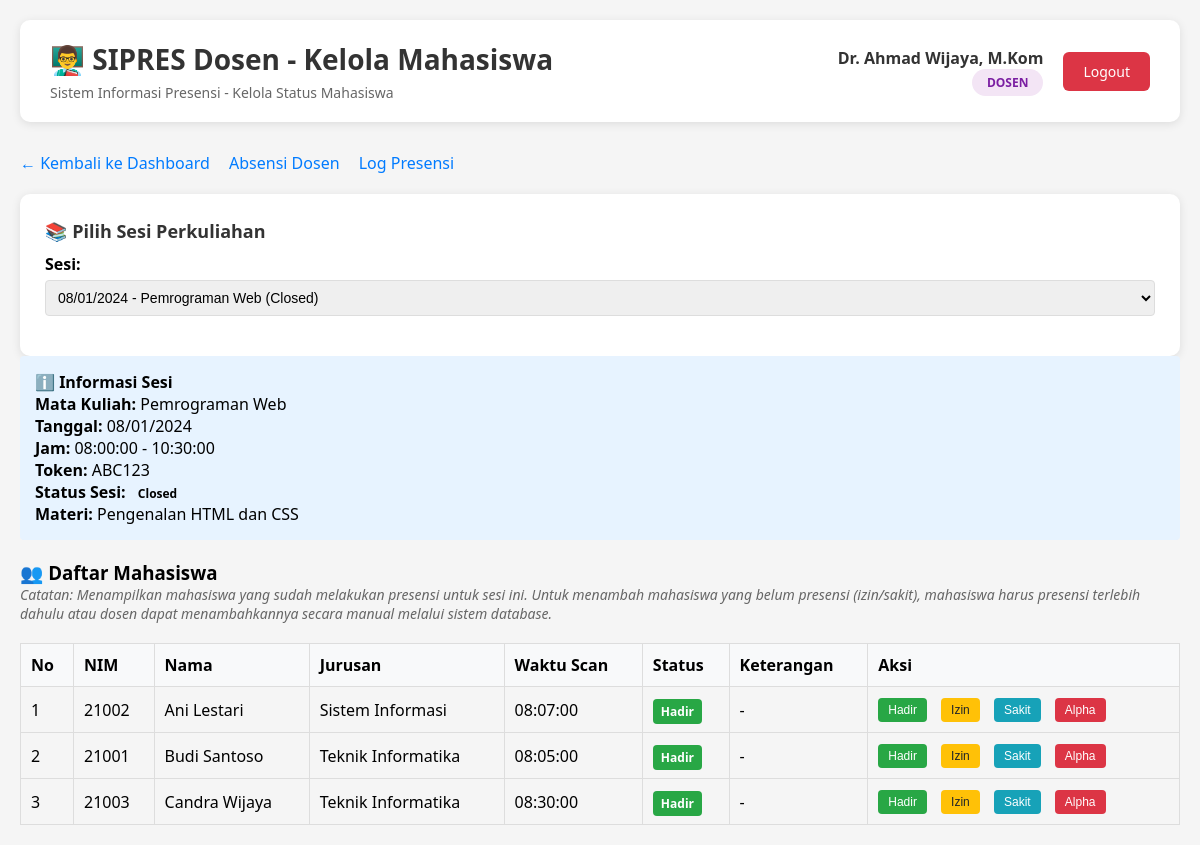
The page /modules/dosen/kelola_mahasiswa.php?id_jurnal=1 (signed in) on the database its author committed.
### tables this page shows
CREATE TABLE matakuliah (
    id_mk INT AUTO_INCREMENT PRIMARY KEY,
    kode_mk VARCHAR(20) NOT NULL UNIQUE,
    nama_mk VARCHAR(100) NOT NULL,
    sks INT NOT NULL,
    semester INT NOT NULL,
    created_at TIMESTAMP DEFAULT CURRENT_TIMESTAMP,
    INDEX idx_kode_mk (kode_mk),
    INDEX idx_semester (semester)
);

CREATE TABLE jurnal_perkuliahan (
    id_jurnal INT AUTO_INCREMENT PRIMARY KEY,
    id_jadwal INT NOT NULL,
    tanggal DATE NOT NULL,
    jam_masuk TIME NOT NULL,
    jam_keluar TIME NULL,
    materi_kuliah TEXT,
    token_presensi VARCHAR(6) NOT NULL COMMENT 'Token unik 6 karakter untuk mahasiswa',
    status_sesi ENUM('Open', 'Closed') DEFAULT 'Open',
    created_at TIMESTAMP DEFAULT CURRENT_TIMESTAMP,
    updated_at TIMESTAMP DEFAULT CURRENT_TIMESTAMP ON UPDATE CURRENT_TIMESTAMP,
    FOREIGN KEY (id_jadwal) REFERENCES jadwal_kuliah(id_jadwal) ON DELETE RESTRICT,
    INDEX idx_tanggal (tanggal),
    INDEX idx_token (token_presensi),
    INDEX idx_status (status_sesi),
    INDEX idx_jadwal (id_jadwal)
);

CREATE TABLE presensi_mahasiswa (
    id_presensi INT AUTO_INCREMENT PRIMARY KEY,
    id_jurnal INT NOT NULL,
    id_mahasiswa INT NOT NULL,
    waktu_scan TIMESTAMP DEFAULT CURRENT_TIMESTAMP,
    status ENUM('Hadir', 'Izin', 'Sakit', 'Alpha') DEFAULT 'Hadir',
    keterangan TEXT NULL,
    created_at TIMESTAMP DEFAULT CURRENT_TIMESTAMP,
    FOREIGN KEY (id_jurnal) REFERENCES jurnal_perkuliahan(id_jurnal) ON DELETE CASCADE,
    FOREIGN KEY (id_mahasiswa) REFERENCES mahasiswa(id_mahasiswa) ON DELETE RESTRICT,
    UNIQUE KEY unique_presensi (id_jurnal, id_mahasiswa) COMMENT 'Satu mahasiswa hanya bisa presensi sekali per sesi',
    INDEX idx_mahasiswa (id_mahasiswa),
    INDEX idx_jurnal (id_jurnal),
    INDEX idx_status (status)
);

CREATE TABLE mahasiswa (
    id_mahasiswa INT AUTO_INCREMENT PRIMARY KEY,
    nim VARCHAR(20) NOT NULL UNIQUE,
    nama_lengkap VARCHAR(100) NOT NULL,
    jurusan VARCHAR(100) NOT NULL,
    angkatan VARCHAR(4) NOT NULL,
    email VARCHAR(100),
    no_telp VARCHAR(15),
    user_id INT NOT NULL,
    created_at TIMESTAMP DEFAULT CURRENT_TIMESTAMP,
    FOREIGN KEY (user_id) REFERENCES users(id_user) ON DELETE CASCADE,
    UNIQUE KEY unique_user (user_id),
    INDEX idx_nim (nim),
    INDEX idx_jurusan (jurusan),
    INDEX idx_angkatan (angkatan)
);

### includes/dosen_functions.php (called while the page is built, shortened)
<?php
function getDosenId($user_id) {
    try {
        $conn = getDBConnection();
        $stmt = $conn->prepare("SELECT id_dosen FROM dosen WHERE user_id = ?");
        $stmt->bind_param("i", $user_id);
        $stmt->execute();
        $result = $stmt->get_result();
        if ($row = $result->fetch_assoc()) {
            return $row['id_dosen'];
        }
        return null;
    } catch (Exception $e) {
        error_log("Error getting dosen ID: " . $e->getMessage());
        return null;
    }
}
function getJurnalByDosen($id_dosen, $limit = 10) {
    try {
        $conn = getDBConnection();
        $query = "SELECT jp.*, jk.hari, jk.ruangan, mk.kode_mk, mk.nama_mk,
                         COUNT(pm.id_presensi) as jumlah_hadir
                  FROM jurnal_perkuliahan jp
                  JOIN jadwal_kuliah jk ON jp.id_jadwal = jk.id_jadwal
                  JOIN matakuliah mk ON jk.id_mk = mk.id_mk
                  LEFT JOIN presensi_mahasiswa pm ON jp.id_jurnal = pm.id_jurnal AND pm.status = 'Hadir'
                  WHERE jk.id_dosen = ?
                  GROUP BY jp.id_jurnal
                  ORDER BY jp.tanggal DESC, jp.jam_masuk DESC
                  LIMIT ?";
        $stmt = $conn->prepare($query);
        $stmt->bind_param("ii", $id_dosen, $limit);
        $stmt->execute();
        $result = $stmt->get_result();
        $jurnal = [];
        while ($row = $result->fetch_assoc()) {
            $jurnal[] = $row;
        }
        return $jurnal;
    } catch (Exception $e) {
        error_log("Error getting jurnal: " . $e->getMessage());
        return [];
    }
}
function getMahasiswaByJurnal($id_jurnal) {
    try {
        $conn = getDBConnection();
        $query = "SELECT m.id_mahasiswa, m.nim, m.nama_lengkap, m.jurusan,
                         pm.id_presensi, pm.waktu_scan, pm.status, pm.keterangan
                  FROM presensi_mahasiswa pm
                  JOIN mahasiswa m ON pm.id_mahasiswa = m.id_mahasiswa
                  WHERE pm.id_jurnal = ?
                  ORDER BY m.nama_lengkap";
        $stmt = $conn->prepare($query);
        $stmt->bind_param("i", $id_jurnal);
        $stmt->execute();
        $result = $stmt->get_result();
        $mahasiswa = [];
        while ($row = $result->fetch_assoc()) {
            $mahasiswa[] = $row;
        }
        return $mahasiswa;
    } catch (Exception $e) {
        error_log("Error getting mahasiswa: " . $e->getMessage());
        return [];
    }
}
?>

### modules/dosen/kelola_mahasiswa.php (the view, shortened to what this page needs)
<?php
require_once __DIR__ . '/../../includes/dosen_functions.php';
$nama = $_SESSION['nama'] ?? 'Dosen';
$user_id = $_SESSION['user_id'] ?? 0;
$id_dosen = getDosenId($user_id);
$selected_jurnal = null;
$mahasiswa_list = [];
if (isset($_GET['id_jurnal']) || isset($_POST['id_jurnal'])) {
    $id_jurnal = isset($_GET['id_jurnal']) ? intval($_GET['id_jurnal']) : intval($_POST['id_jurnal']);
    $mahasiswa_list = getMahasiswaByJurnal($id_jurnal);
    $jurnal_details = getJurnalByDosen($id_dosen, 100);
    foreach ($jurnal_details as $j) {
        if ($j['id_jurnal'] == $id_jurnal) {
            $selected_jurnal = $j;
            break;
        }
    }
}
$jurnal_list = getJurnalByDosen($id_dosen, 50);
?>
<!DOCTYPE html>
<html lang="id">
<head>
    <link rel="stylesheet" href="/assets/css/dashboard.css">
</head>
<body>
    <div class="dashboard-container">
        <div class="header">
            <div class="header-left">
                <h1>👨‍🏫 SIPRES Dosen - Kelola Mahasiswa</h1>
                <p>Sistem Informasi Presensi - Kelola Status Mahasiswa</p>
            </div>
            <div class="header-right">
                <div class="user-info">
                    <div class="user-name"><?php echo htmlspecialchars($nama); ?></div>
                    <div class="user-role">
                        <span class="role-badge dosen">Dosen</span>
                    </div>
                </div>
                <a href="/auth/logout.php" class="btn-logout">Logout</a>
            </div>
        </div>
        <div class="nav-links">
            <a href="dashboard.php">← Kembali ke Dashboard</a>
            <a href="absensi.php">Absensi Dosen</a>
            <a href="log_presensi.php">Log Presensi</a>
        </div>
        <div class="info-card">
            <h3>📚 Pilih Sesi Perkuliahan</h3>
            <form method="GET">
                <div class="form-group">
                    <label for="id_jurnal">Sesi:</label>
                    <select name="id_jurnal" id="id_jurnal" onchange="this.form.submit()" required>
                        <?php foreach ($jurnal_list as $jurnal): ?>
                            <option value="<?php echo $jurnal['id_jurnal']; ?>" <?php echo (isset($_GET['id_jurnal']) && $_GET['id_jurnal'] == $jurnal['id_jurnal']) ? 'selected' : ''; ?>>
                                <?php echo date('d/m/Y', strtotime($jurnal['tanggal'])) . ' - ' . htmlspecialchars($jurnal['nama_mk']) . ' (' . $jurnal['status_sesi'] . ')'; ?>
                            </option>
                        <?php endforeach; ?>
                    </select>
                </div>
            </form>
        </div>
        <?php if ($selected_jurnal): ?>
            <div class="session-info">
                <h4>ℹ️ Informasi Sesi</h4>
                <p><strong>Mata Kuliah:</strong> <?php echo htmlspecialchars($selected_jurnal['nama_mk']); ?></p>
                <p><strong>Tanggal:</strong> <?php echo date('d/m/Y', strtotime($selected_jurnal['tanggal'])); ?></p>
                <p><strong>Jam:</strong> <?php echo $selected_jurnal['jam_masuk']; ?> - <?php echo $selected_jurnal['jam_keluar'] ?? 'Sedang Berlangsung'; ?></p>
                <p><strong>Token:</strong> <?php echo htmlspecialchars($selected_jurnal['token_presensi']); ?></p>
                <p><strong>Status Sesi:</strong>
                    <span class="status-badge <?php echo strtolower($selected_jurnal['status_sesi']); ?>">
                        <?php echo $selected_jurnal['status_sesi']; ?>
                    </span>
                </p>
                <p><strong>Materi:</strong> <?php echo htmlspecialchars($selected_jurnal['materi_kuliah']); ?></p>
            </div>
            <h3>👥 Daftar Mahasiswa</h3>
            <p style="color: #666; font-size: 14px; margin-bottom: 10px;">
                <em>Catatan: Menampilkan mahasiswa yang sudah melakukan presensi untuk sesi ini.
                Untuk menambah mahasiswa yang belum presensi (izin/sakit), mahasiswa harus presensi terlebih dahulu atau
                dosen dapat menambahkannya secara manual melalui sistem database.</em>
            </p>
            <table class="mahasiswa-table">
                <thead>
                    <tr>
                        <th>No</th>
                        <th>NIM</th>
                        <th>Nama</th>
                        <th>Jurusan</th>
                        <th>Waktu Scan</th>
                        <th>Status</th>
                        <th>Keterangan</th>
                        <th>Aksi</th>
                    </tr>
                </thead>
                <tbody>
                    <?php
                    $no = 1;
                    foreach ($mahasiswa_list as $mhs):
                        $current_status = $mhs['status'] ?? 'Belum Absen';
                    ?>
                        <tr>
                            <td><?php echo $no++; ?></td>
                            <td><?php echo htmlspecialchars($mhs['nim']); ?></td>
                            <td><?php echo htmlspecialchars($mhs['nama_lengkap']); ?></td>
                            <td><?php echo htmlspecialchars($mhs['jurusan']); ?></td>
                            <td><?php echo $mhs['waktu_scan'] ? date('H:i:s', strtotime($mhs['waktu_scan'])) : '-'; ?></td>
                            <td>
                                <?php
                                $status_class = 'belum';
                                switch ($current_status) {
                                    case 'Hadir':
                                        $status_class = 'hadir';
                                        break;
                                }
                                ?>
                                <span class="status-badge <?php echo $status_class; ?>">
                                    <?php echo $current_status; ?>
                                </span>
                            </td>
                            <td><?php echo htmlspecialchars($mhs['keterangan'] ?? '-'); ?></td>
                            <td>
                                <button class="btn btn-success btn-small" onclick="showStatusModal(<?php echo $mhs['id_mahasiswa']; ?>, '<?php echo htmlspecialchars($mhs['nama_lengkap']); ?>', 'Hadir')">Hadir</button>
                                <button class="btn btn-warning btn-small" onclick="showStatusModal(<?php echo $mhs['id_mahasiswa']; ?>, '<?php echo htmlspecialchars($mhs['nama_lengkap']); ?>', 'Izin')">Izin</button>
                                <button class="btn btn-info btn-small" onclick="showStatusModal(<?php echo $mhs['id_mahasiswa']; ?>, '<?php echo htmlspecialchars($mhs['nama_lengkap']); ?>', 'Sakit')">Sakit</button>
                                <button class="btn btn-danger btn-small" onclick="showStatusModal(<?php echo $mhs['id_mahasiswa']; ?>, '<?php echo htmlspecialchars($mhs['nama_lengkap']); ?>', 'Alpha')">Alpha</button>
                            </td>
                        </tr>
                    <?php endforeach; ?>
                </tbody>
            </table>
        <?php endif; ?>
    </div>
</body>
</html>

### assets/css/dashboard.css (style rules this page uses)
* { margin: 0; padding: 0; box-sizing: border-box; }
body { font-family: 'Segoe UI', Tahoma, Geneva, Verdana, sans-serif; background: #f5f5f5; min-height: 100vh; }
.dashboard-container { max-width: 1200px; margin: 0 auto; padding: 20px; }
.header { background: white; padding: 20px 30px; border-radius: 10px; box-shadow: 0 2px 10px rgba(0, 0, 0, 0.1); margin-bottom: 30px; display: flex; justify-content: space-between; align-items: center; }
.header-left h1 { color: #333; font-size: 28px; margin-bottom: 5px; }
.header-left p { color: #666; font-size: 14px; }
.header-right { display: flex; align-items: center; gap: 20px; }
.user-info { text-align: right; }
.user-info .user-name { font-weight: 600; color: #333; font-size: 16px; }
.user-info .user-role { color: #666; font-size: 14px; text-transform: capitalize; }
.role-badge { display: inline-block; padding: 5px 15px; border-radius: 20px; font-size: 12px; font-weight: 600; text-transform: uppercase; }
.role-badge.dosen { background: #f3e5f5; color: #7b1fa2; }
.btn-logout { padding: 10px 20px; background: #dc3545; color: white; border: none; border-radius: 6px; font-size: 14px; cursor: pointer; text-decoration: none; display: inline-block; transition: background 0.3s ease; }
.info-card { background: white; padding: 25px; border-radius: 10px; box-shadow: 0 2px 10px rgba(0, 0, 0, 0.1); transition: transform 0.3s ease, box-shadow 0.3s ease; cursor: pointer; }
.info-card h3 { color: #333; font-size: 18px; margin-bottom: 10px; }

### modules/dosen/kelola_mahasiswa.php (style rules this page uses)
.form-group { margin-bottom: 15px; }
.form-group label { display: block; margin-bottom: 5px; font-weight: bold; }
.form-group input, .form-group select, .form-group textarea { width: 100%; padding: 8px; border: 1px solid #ddd; border-radius: 4px; font-size: 14px; }
.btn { padding: 10px 20px; border: none; border-radius: 4px; cursor: pointer; font-size: 14px; margin-right: 10px; }
.btn-success { background-color: #28a745; color: white; }
.btn-warning { background-color: #ffc107; color: #212529; }
.btn-danger { background-color: #dc3545; color: white; }
.btn-info { background-color: #17a2b8; color: white; }
.btn-small { padding: 5px 10px; font-size: 12px; }
.mahasiswa-table { width: 100%; border-collapse: collapse; margin-top: 20px; }
.mahasiswa-table th, .mahasiswa-table td { padding: 10px; border: 1px solid #ddd; text-align: left; }
.mahasiswa-table th { background-color: #f8f9fa; font-weight: bold; }
.status-badge { padding: 4px 8px; border-radius: 4px; font-size: 12px; font-weight: bold; }
.status-badge.hadir { background-color: #28a745; color: white; }
.nav-links { margin-bottom: 20px; }
.nav-links a { margin-right: 15px; text-decoration: none; color: #007bff; }
.session-info { background-color: #e7f3ff; padding: 15px; border-radius: 4px; margin-bottom: 20px; }
.session-info h4 { margin-top: 0; }

### rows shown on the page
matakuliah: nama_mk "Pemrograman Web"
jurnal_perkuliahan: tanggal "08/01/2024", jam_masuk "08:00:00", jam_keluar "10:30:00", token_presensi "ABC123", status_sesi "Closed", materi_kuliah "Pengenalan HTML dan CSS"
presensi_mahasiswa: id_mahasiswa.nim "21002", id_mahasiswa.nama_lengkap "Ani Lestari", id_mahasiswa.jurusan "Sistem Informasi", waktu_scan "08:07:00", status "Hadir", keterangan "-"
presensi_mahasiswa: id_mahasiswa.nim "21001", id_mahasiswa.nama_lengkap "Budi Santoso", id_mahasiswa.jurusan "Teknik Informatika", waktu_scan "08:05:00", status "Hadir", keterangan "-"
presensi_mahasiswa: id_mahasiswa.nim "21003", id_mahasiswa.nama_lengkap "Candra Wijaya", id_mahasiswa.jurusan "Teknik Informatika", waktu_scan "08:30:00", status "Hadir", keterangan "-"

### other values the page prints
$nama "Dr. Ahmad Wijaya, M.Kom"
form field id_jurnal "08/01/2024 - Pemrograman Web (Closed)"
